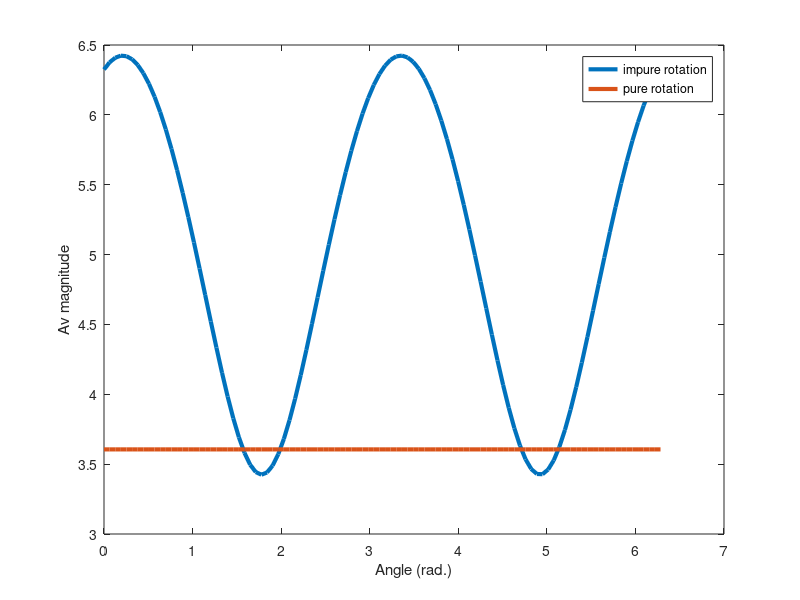

This chart was generated by the following MATLAB code:
% 2D input vector
v = [ 3 -2 ]';
thetas = linspace(0,2*pi,100);

% initialize
vecmags = zeros(length(thetas),2);

for i=1:length(thetas)

  % rotation angle (specify in radians)

  theta = thetas(i);

  % 2x2 impure transformation matrix
  A = [ 2*cos(theta) -sin(theta);
        sin(theta) cos(theta) ];

  % 2x2 pure transformation matrix
  B = [ cos(theta) -sin(theta);
        sin(theta) cos(theta) ];

  % output vector is Av (convert v to column)
  vecmags(i,1) = norm(A*v);
  vecmags(i,2) = norm(B*v);
 end
% plotting
clf
plot(thetas,vecmags,'linew',3)
ylabel('Av magnitude'), xlabel('Angle (rad.)')
legend({'impure rotation'; 'pure rotation'})
% RUN CORRESPONDING PLOT ON LINE 109 of PROVIDED WKBK FOR THIS SECTION!!

